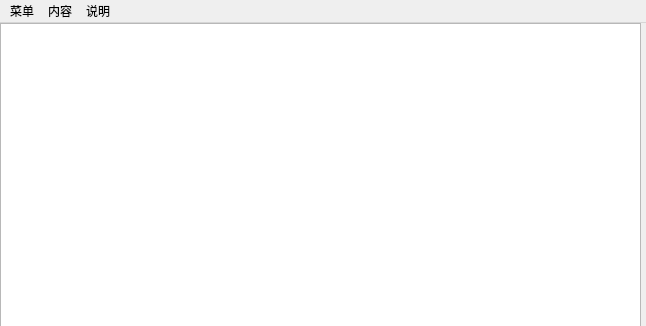
<?xml version="1.0" encoding="UTF-8"?>
<ui version="4.0">
 <class>MainWindow</class>
 <widget class="QMainWindow" name="MainWindow">
  <property name="geometry">
   <rect>
    <x>0</x>
    <y>0</y>
    <width>646</width>
    <height>326</height>
   </rect>
  </property>
  <property name="sizePolicy">
   <sizepolicy hsizetype="Preferred" vsizetype="Preferred">
    <horstretch>0</horstretch>
    <verstretch>0</verstretch>
   </sizepolicy>
  </property>
  <property name="font">
   <font>
    <family>微软雅黑 Light</family>
    <pointsize>9</pointsize>
   </font>
  </property>
  <property name="windowTitle">
   <string>Table的操作</string>
  </property>
  <widget class="QWidget" name="centralwidget">
   <property name="font">
    <font>
     <pointsize>12</pointsize>
    </font>
   </property>
   <widget class="QTableWidget" name="tableWidget">
    <property name="geometry">
     <rect>
      <x>0</x>
      <y>0</y>
      <width>641</width>
      <height>318</height>
     </rect>
    </property>
    <property name="horizontalScrollBarPolicy">
     <enum>Qt::ScrollBarAlwaysOn</enum>
    </property>
    <property name="editTriggers">
     <set>QAbstractItemView::DoubleClicked</set>
    </property>
    <property name="gridStyle">
     <enum>Qt::SolidLine</enum>
    </property>
   </widget>
  </widget>
  <widget class="QMenuBar" name="menubar">
   <property name="geometry">
    <rect>
     <x>0</x>
     <y>0</y>
     <width>646</width>
     <height>23</height>
    </rect>
   </property>
   <widget class="QMenu" name="menu">
    <property name="title">
     <string>菜单</string>
    </property>
    <addaction name="addaction"/>
    <addaction name="deleteaction"/>
   </widget>
   <widget class="QMenu" name="menu_2">
    <property name="title">
     <string>内容</string>
    </property>
    <addaction name="additemaction"/>
    <addaction name="updateitemaction"/>
    <addaction name="deleteitemaction"/>
    <addaction name="separator"/>
    <addaction name="savetodbaction"/>
    <addaction name="separator"/>
    <addaction name="exporttoexcelaction"/>
   </widget>
   <widget class="QMenu" name="menu_3">
    <property name="title">
     <string>说明</string>
    </property>
    <addaction name="helpaction"/>
    <addaction name="declareaction"/>
    <addaction name="qtaction"/>
   </widget>
   <addaction name="menu"/>
   <addaction name="menu_2"/>
   <addaction name="menu_3"/>
  </widget>
  <action name="addaction">
   <property name="text">
    <string>添加行</string>
   </property>
  </action>
  <action name="deleteaction">
   <property name="text">
    <string>删除行</string>
   </property>
  </action>
  <action name="additemaction">
   <property name="text">
    <string>添加一行</string>
   </property>
  </action>
  <action name="updateitemaction">
   <property name="text">
    <string>修改一行</string>
   </property>
  </action>
  <action name="deleteitemaction">
   <property name="text">
    <string>删除一行</string>
   </property>
  </action>
  <action name="savetodbaction">
   <property name="text">
    <string>保存到数据库</string>
   </property>
  </action>
  <action name="importfromexcelaction">
   <property name="text">
    <string>从excel导入</string>
   </property>
  </action>
  <action name="exporttoexcelaction">
   <property name="text">
    <string>导出到excel</string>
   </property>
  </action>
  <action name="helpaction">
   <property name="text">
    <string>帮助</string>
   </property>
  </action>
  <action name="declareaction">
   <property name="text">
    <string>说明</string>
   </property>
  </action>
  <action name="qtaction">
   <property name="text">
    <string>关于Qt</string>
   </property>
  </action>
 </widget>
 <resources/>
 <connections/>
</ui>
